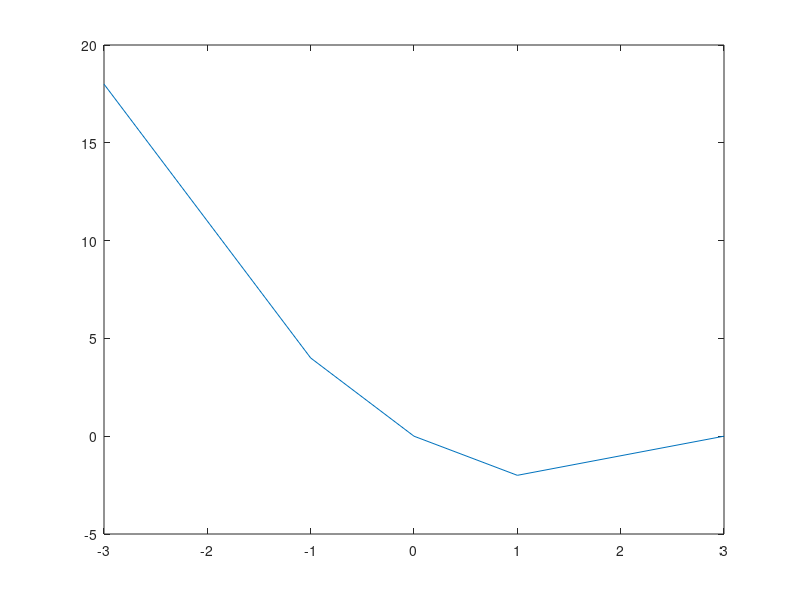

This figure's MATLAB source:
xk = cos( pi * (0:11)/4)

% The different values of cosine are different multiples of ?/4 
% xk(1) is the first element of the vector and it is 1.
% xk(0) is not defined as matlab uses 1-based indexing.


% b) Loops 
%yy = [ ];       %initialize the yy vector to be empty
%for k=-5:5
%    yy(k+6) = cos( k*pi/5 )
%end yy

yy = cos(pi*(-5:5)/5)

% Using (k+6) is necessary so that you start at 1

x = [-3 -1 0 1 3 ];
y = x.*x - 3*x;
plot( x, y )
z = x + y*sqrt(-1)
plot( z )



